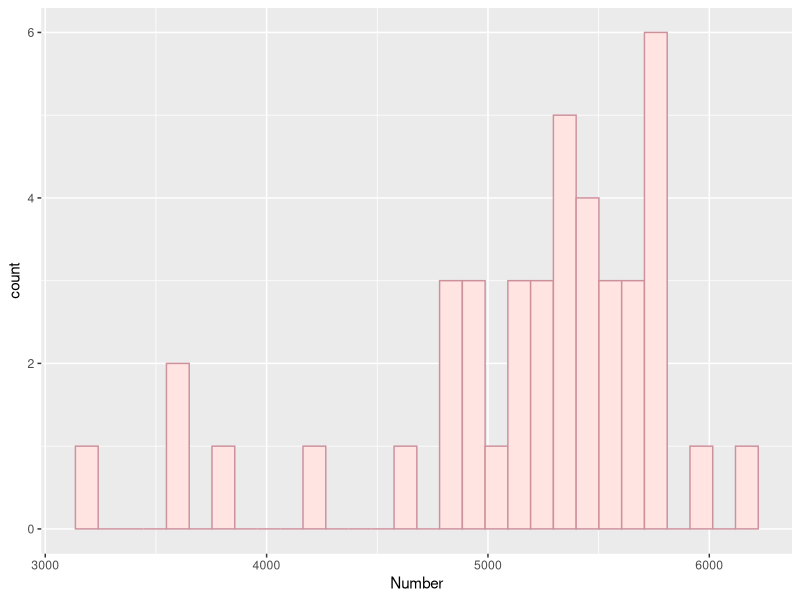
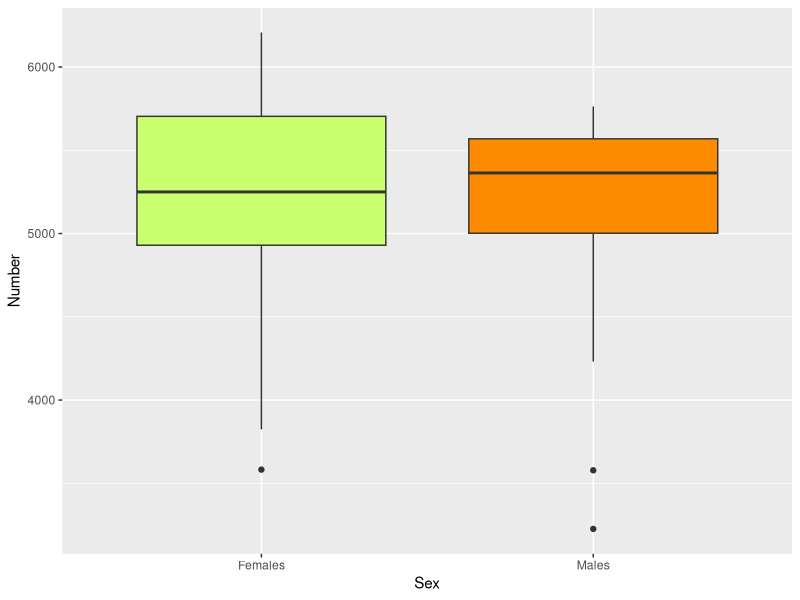

These figures' R source, in order:
## ---- chunk 1
library(ggplot2)
library(tidyverse)

asthma <- read.csv(
  "Data sets/respiratory_disease.csv",
  skip = 1
)

## ---- chunk 2
str(asthma)
## ---- chunk 3

clean_asthma <- asthma %>% 
  mutate(
    across(c(Disease.type, Sex, Period, Remoteness.category), as.factor),
    Number = as.numeric(gsub(",", "", Number))
  )
## ---- chunk 4
clean_asthma <- subset(clean_asthma, Sex %in% c("Males", "Females"))
## ---- chunk 5
ggplot(clean_asthma, aes(x=Number))+
  geom_histogram(fill="mistyrose", col="pink3", bins=30)
## ---- chunk 6
ggplot(clean_asthma, aes(x=Sex, y=Number))+
  geom_boxplot(fill = c("darkolivegreen1", "darkorange"))
## ---- chunk 7
t.test(Number ~ Sex, data = clean_asthma)
